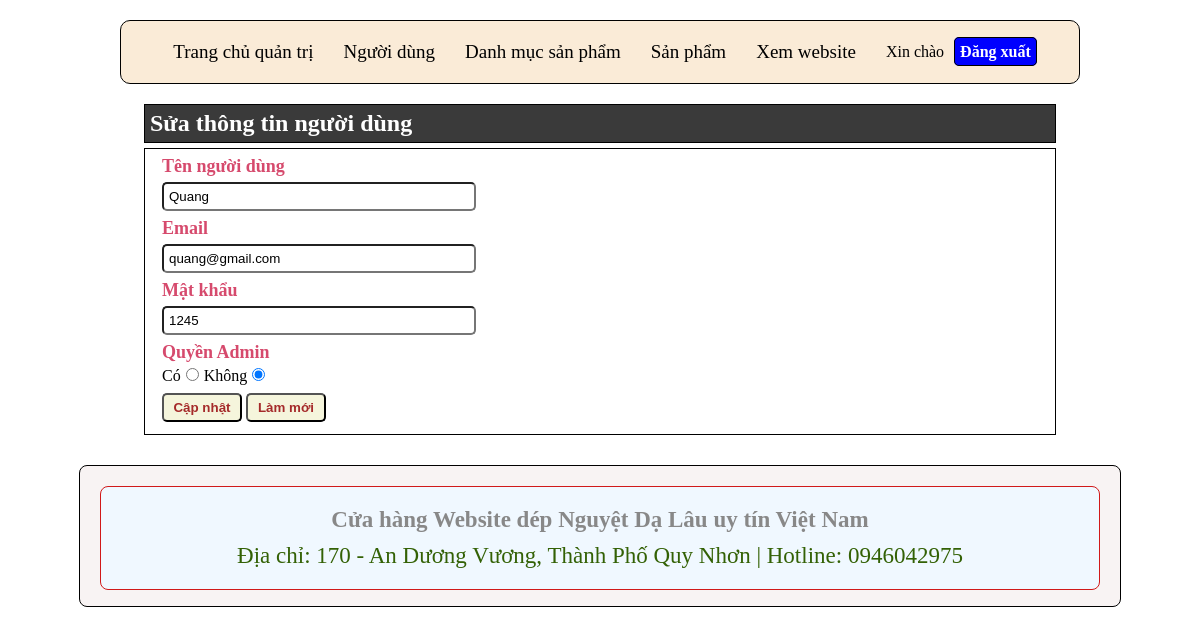
Screenshot of /quantri/quantri.php?page_layout=sua_user&id=101 with the database file from the repository.
### tables this page shows
CREATE TABLE IF NOT EXISTS `thanhvien` (
  `id` int(10) NOT NULL AUTO_INCREMENT,
  `name` varchar(50) NOT NULL,
  `email` varchar(255) NOT NULL,
  `pass` varchar(255) NOT NULL,
  `role` tinyint(1) NOT NULL DEFAULT '0',
  PRIMARY KEY (`id`)
);

### quantri/sua_user.php (the view, shortened to what this page needs)
<?php
    include_once('ketnoi.php');
    $id = $_GET['id'];
    $sql = "SELECT * FROM thanhvien WHERE id = $id";
    $query = mysqli_query($conn,$sql);
    while($row = mysqli_fetch_assoc($query)){
?>
<link rel="stylesheet" href="css/themsp.css">
<h2>Sửa thông tin người dùng</h2>
<div id="main">
	<form method="post" enctype="multipart/form-data">
	<table id="add-prd" >
    	<tr>
        	<td><label>Tên người dùng</label><br /><input type="text" name="ten_user" value="<?php echo $row['name']?>" /></td>
        </tr>
        <tr>
        	<td><label>Email</label><br /><input type="text" name="email" value="<?php echo $row['email']?>" /></td>
        </tr>
        <tr>
        	<td><label>Mật khẩu</label><br /><input type="text" name="pass" value="<?php echo $row['pass']?>" /></td>
        </tr>
        <tr>
        	<td><label>Quyền Admin</label><br />Có <input type="radio" name="role" value=1 <?php if($row['role']==1){echo 'checked';} ?>/> Không <input type="radio" name="role" value=0 <?php if($row['role']==0){echo 'checked';} ?>/></td>
        </tr>
        <tr>
        	<td><input type="submit" name="submit" value="Cập nhật" /> <input type="reset" name="reset" value="Làm mới" /></td>
        </tr>
    </table>
    </form>
</div>
<?php
}
?>

### quantri/css/quantri.css (style rules this page uses)
* { margin: 0px; padding: 0px; }

### quantri/css/themsp.css (style rules this page uses)
body { margin: 0; padding: 0; }
#main { width: 910px; border: 1px solid black; margin: 0 auto; text-align: left; }
h2 { width: 900px; text-align: left; margin: 0 auto; border: 1px solid black; margin-bottom: 5px; padding: 5px; background-color: rgb(58, 58, 58); color: white; }
table { margin-left: 10px; padding: 5px; }
table input { padding: 5px; width: 300px; margin: 5px 0; border-radius: 5px; }
table label { color: rgb(214, 74, 109); font-weight: bold; font-size: 18px; }
table input[type="radio"] { width: 15px; }
table input[type="submit"], input[type="reset"] { width: 80px; background-color: beige; border-radius: 5px; color: brown; font-weight: bold; }

### rows the page displays
thanhvien: ten_user "Quang", email "quang@gmail.com", pass "1245", role "☑"
